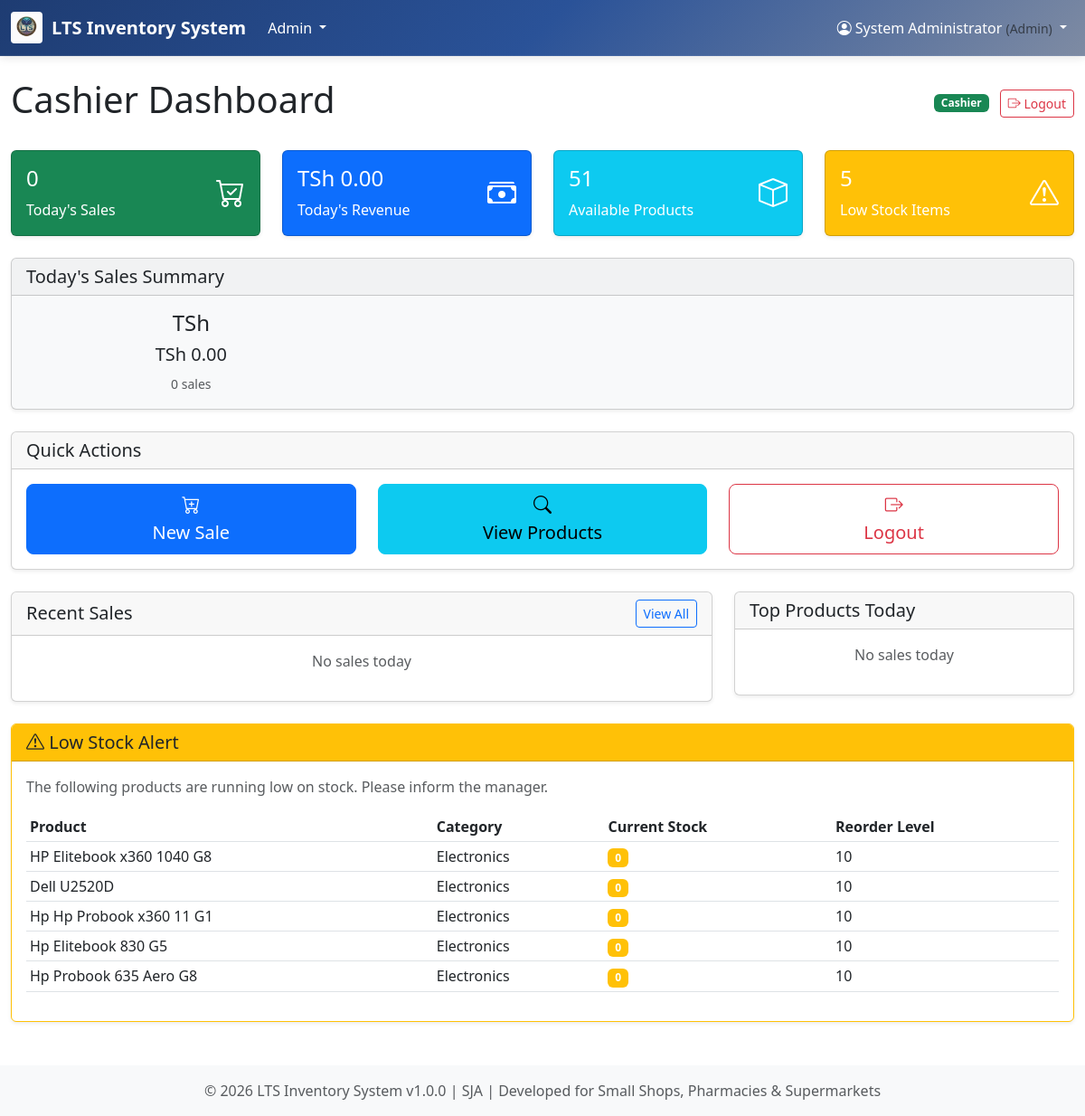
Page /cashier/dashboard.php (signed in) on the committed database.
### tables this page shows
CREATE TABLE `system_settings` (
  `id` int(11) NOT NULL,
  `setting_key` varchar(100) NOT NULL,
  `setting_value` text NOT NULL,
  `setting_type` enum('string','number','boolean','json') NOT NULL DEFAULT 'string',
  `setting_group` varchar(50) NOT NULL DEFAULT 'general',
  `description` text DEFAULT NULL,
  `is_editable` tinyint(1) NOT NULL DEFAULT 1,
  `created_at` timestamp NOT NULL DEFAULT current_timestamp(),
  `updated_at` timestamp NOT NULL DEFAULT current_timestamp() ON UPDATE current_timestamp()
);

CREATE TABLE `roles` (
  `id` int(11) NOT NULL,
  `name` varchar(50) NOT NULL,
  `description` text DEFAULT NULL,
  `created_at` timestamp NOT NULL DEFAULT current_timestamp()
);

CREATE TABLE `products` (
  `id` int(11) NOT NULL,
  `name` varchar(200) NOT NULL,
  `category_id` int(11) NOT NULL,
  `barcode` varchar(50) DEFAULT NULL,
  `cost_price` decimal(10,2) NOT NULL,
  `selling_price` decimal(10,2) NOT NULL,
  `quantity_in_stock` int(11) DEFAULT 0,
  `reorder_level` int(11) DEFAULT 10,
  `supplier_id` int(11) DEFAULT NULL,
  `expiry_date` date DEFAULT NULL,
  `batch_number` varchar(50) DEFAULT NULL,
  `description` text DEFAULT NULL,
  `is_active` tinyint(1) DEFAULT 1,
  `created_at` timestamp NOT NULL DEFAULT current_timestamp(),
  `updated_at` timestamp NOT NULL DEFAULT current_timestamp() ON UPDATE current_timestamp(),
  `currency_id` int(11) DEFAULT 1
);

CREATE TABLE `categories` (
  `id` int(11) NOT NULL,
  `name` varchar(50) NOT NULL,
  `description` text DEFAULT NULL,
  `created_at` timestamp NOT NULL DEFAULT current_timestamp()
);

### cashier/dashboard.php (the view, shortened to what the rows shown need)
<?php
require_once __DIR__ . '/../includes/header.php';
$lowStockProducts = fetchAll("SELECT p.name, p.quantity_in_stock, p.reorder_level, c.name as category_name
                             FROM products p
                             JOIN categories c ON p.category_id = c.id
                             WHERE p.is_active = 1 AND p.quantity_in_stock <= p.reorder_level
                             ORDER BY p.quantity_in_stock ASC
                             LIMIT 5");
?>
<div class="row">
    <div class="col-12">
        <div class="d-flex justify-content-between align-items-center mb-4">
            <h1>Cashier Dashboard</h1>
        </div>
    </div>
</div>
<?php if (!empty($lowStockProducts)): ?>
    <div class="row">
        <div class="col-12">
            <div class="card border-warning">
                <div class="card-body">
                    <div class="table-responsive">
                        <table class="table table-sm">
                            <thead>
                                <tr>
                                    <th>Product</th>
                                    <th>Category</th>
                                    <th>Current Stock</th>
                                    <th>Reorder Level</th>
                                </tr>
                            </thead>
                            <tbody>
                                <?php foreach ($lowStockProducts as $product): ?>
                                    <tr>
                                        <td><?php echo htmlspecialchars($product['name']); ?></td>
                                        <td><?php echo htmlspecialchars($product['category_name']); ?></td>
                                        <td>
                                            <span class="badge bg-warning"><?php echo $product['quantity_in_stock']; ?></span>
                                        </td>
                                        <td><?php echo $product['reorder_level']; ?></td>
                                    </tr>
                                <?php endforeach; ?>
                            </tbody>
                        </table>
                    </div>
                </div>
            </div>
        </div>
    </div>
<?php endif; ?>
<?php require_once __DIR__ . '/../includes/footer.php'; ?>

### includes/header.php (shortened to what the rows shown need)
<?php
require_once __DIR__ . '/logo.php';
require_once __DIR__ . '/../config/config.php';
require_once __DIR__ . '/../includes/settings.php';
?>
<!DOCTYPE html>
<html lang="en">
<head>
    <link rel="stylesheet" href="<?php echo BASE_URL; ?>/assets/css/style.css">
    <link href="https://cdn.jsdelivr.net/npm/bootstrap@5.3.0/dist/css/bootstrap.min.css" rel="stylesheet">
    <link rel="stylesheet" href="https://cdn.jsdelivr.net/npm/bootstrap-icons@1.10.0/font/bootstrap-icons.css">
</head>
<body<?php echo isset($bodyClass) ? ' class="' . htmlspecialchars($bodyClass) . '"' : ''; ?>>
    <nav class="navbar navbar-expand-lg navbar-dark bg-primary">
        <div class="container-fluid">
            <a class="navbar-brand d-flex align-items-center" href="<?php echo BASE_URL; ?>">
                <?php if (hasLogo()): ?>
                    <img src="<?php echo getLogoUrl(); ?>" alt="<?php echo APP_NAME; ?>"
                         style="height: 35px; margin-right: 10px; border-radius: 4px;">
                <?php endif; ?>
                <strong><?php echo getSetting('store_name', APP_NAME); ?></strong>
            </a>
            <div class="collapse navbar-collapse" id="navbarNav">
                <ul class="navbar-nav">
                    <li class="nav-item dropdown">
                        <a class="nav-link dropdown-toggle" href="#" id="userDropdown" role="button" data-bs-toggle="dropdown">
                            <i class="bi bi-person-circle"></i>
                            <?php echo getCurrentUser()['full_name']; ?>
                            <small class="text-muted">(<?php echo getRoleName(getCurrentUser()['role_id']); ?>)</small>
                        </a>
                    </li>
                </ul>
            </div>
        </div>
    </nav>
    <main class="container-fluid mt-4">

### includes/footer.php (shortened to what the rows shown need)
    </main>
    <footer class="bg-light text-center text-muted py-3 mt-5">
        <div class="container">
            <p class="mb-0">
                &copy; <?php echo date('Y'); ?> <?php echo getSetting('store_name', APP_NAME); ?> v<?php echo APP_VERSION; ?> |
                SJA |
                Developed for Small Shops, Pharmacies & Supermarkets
            </p>
        </div>
    </footer>
</body>
</html>

### rows in the picture
system_settings: setting_value "LTS Inventory System"
roles: name "Admin"
products: name "HP Elitebook x360 1040 G8", category.name "Electronics", quantity_in_stock "0", reorder_level "10"
products: name "Dell U2520D", category.name "Electronics", quantity_in_stock "0", reorder_level "10"
products: name "Hp Hp Probook x360 11 G1", category.name "Electronics", quantity_in_stock "0", reorder_level "10"
products: name "Hp Elitebook 830 G5", category.name "Electronics", quantity_in_stock "0", reorder_level "10"
products: name "Hp Probook 635 Aero G8", category.name "Electronics", quantity_in_stock "0", reorder_level "10"

### other values in the picture
getCurrentUser()['full_name'] "System Administrator"
$todaySales['total_sales'] "0"
$todaySales['net_revenue'] "0.00"
$availableProducts "51"
count($lowStockProducts) "5"
$todaySales['total_amount'] "0.00"
$todaySales['sales_count'] "0"
APP_VERSION "1.0.0"
